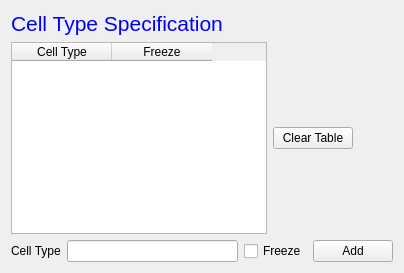
  <widget class="QWizardPage" name="wizardPage2">
   <layout class="QVBoxLayout" name="verticalLayout_4">
    <item>
     <widget class="QLabel" name="label_5">
      <property name="text">
       <string>&lt;!DOCTYPE HTML PUBLIC &quot;-//W3C//DTD HTML 4.0//EN&quot; &quot;http://www.w3.org/TR/REC-html40/strict.dtd&quot;&gt;
&lt;html&gt;&lt;head&gt;&lt;meta name=&quot;qrichtext&quot; content=&quot;1&quot; /&gt;&lt;style type=&quot;text/css&quot;&gt;
p, li { white-space: pre-wrap; }
&lt;/style&gt;&lt;/head&gt;&lt;body style=&quot; font-family:'MS Shell Dlg 2'; font-size:8.25pt; font-weight:400; font-style:normal;&quot;&gt;
&lt;p style=&quot; margin-top:0px; margin-bottom:0px; margin-left:0px; margin-right:0px; -qt-block-indent:0; text-indent:0px;&quot;&gt;&lt;span style=&quot; font-size:16pt; color:#0000ff;&quot;&gt;Cell Type Specification&lt;/span&gt;&lt;/p&gt;&lt;/body&gt;&lt;/html&gt;</string>
      </property>
     </widget>
    </item>
    <item>
     <layout class="QHBoxLayout" name="horizontalLayout_4">
      <item>
       <widget class="QTableWidget" name="cellTypeTable">
        <property name="enabled">
         <bool>true</bool>
        </property>
        <property name="baseSize">
         <size>
          <width>256</width>
          <height>171</height>
         </size>
        </property>
        <column>
         <property name="text">
          <string>Cell Type</string>
         </property>
        </column>
        <column>
         <property name="text">
          <string>Freeze</string>
         </property>
        </column>
       </widget>
      </item>
      <item>
       <widget class="QPushButton" name="clearCellTypeTablePB">
        <property name="text">
         <string>Clear Table</string>
        </property>
       </widget>
      </item>
      <item>
       <spacer name="horizontalSpacer">
        <property name="orientation">
         <enum>Qt::Horizontal</enum>
        </property>
        <property name="sizeHint" stdset="0">
         <size>
          <width>40</width>
          <height>20</height>
         </size>
        </property>
       </spacer>
      </item>
     </layout>
    </item>
    <item>
     <layout class="QHBoxLayout" name="horizontalLayout_3">
      <item>
       <widget class="QLabel" name="label_4">
        <property name="text">
         <string>Cell Type</string>
        </property>
       </widget>
      </item>
      <item>
       <widget class="QLineEdit" name="cellTypeLE"/>
      </item>
      <item>
       <widget class="QCheckBox" name="freezeCHB">
        <property name="toolTip">
         <string>&lt;!DOCTYPE HTML PUBLIC &quot;-//W3C//DTD HTML 4.0//EN&quot; &quot;http://www.w3.org/TR/REC-html40/strict.dtd&quot;&gt;
&lt;html&gt;&lt;head&gt;&lt;meta name=&quot;qrichtext&quot; content=&quot;1&quot; /&gt;&lt;style type=&quot;text/css&quot;&gt;
p, li { white-space: pre-wrap; }
&lt;/style&gt;&lt;/head&gt;&lt;body style=&quot; font-family:'MS Shell Dlg 2'; font-size:8.25pt; font-weight:400; font-style:normal;&quot;&gt;
&lt;p style=&quot; margin-top:0px; margin-bottom:0px; margin-left:0px; margin-right:0px; -qt-block-indent:0; text-indent:0px;&quot;&gt;&lt;span style=&quot; font-size:8pt;&quot;&gt;Indicates whether cells of this type should remain frozen during simulation&lt;/span&gt;&lt;/p&gt;&lt;/body&gt;&lt;/html&gt;</string>
        </property>
        <property name="text">
         <string>Freeze</string>
        </property>
       </widget>
      </item>
      <item>
       <widget class="QPushButton" name="cellTypeAddPB">
        <property name="text">
         <string>Add</string>
        </property>
       </widget>
      </item>
     </layout>
    </item>
   </layout>
  </widget>
